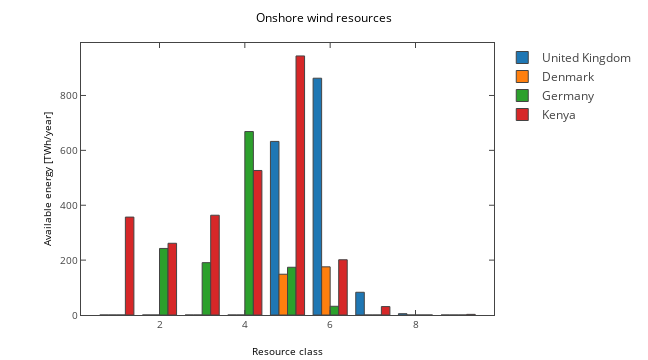

Source (notebook cell):
### Markdown cell above
This workbook run plotly in offline mode.

### Code cell
import plotly.plotly as py
import plotly.tools as tls
from plotly.offline import download_plotlyjs, init_notebook_mode, plot, iplot
init_notebook_mode(connected=True)

mpl_fig = plt.figure(figsize=(9,5))
ax = mpl_fig.add_subplot(111)
x=np.array(list(wind_res[countries[0]].keys()))
    
for i,country in enumerate(countries):
    y=wind_res[country].values()
    ax.bar(x,y,width=0.8)
ax.set_ylabel('Available energy [TWh/year]')
ax.set_xlabel('Resource class')
ax.set_title('Onshore wind resources')
plotly_fig = tls.mpl_to_plotly(mpl_fig)
for i,e in enumerate(plotly_fig['data']):
    e['name']=countries[i]
plotly_fig["layout"]["showlegend"] = True
plotly_fig["layout"]['hovermode']='x'
iplot(plotly_fig, filename='ons1')

### Figure 1 — Plotly figure (JSON) as saved in the notebook; plotly's stock layout.template omitted (floating-point values rounded to 4 significant figures)
{"data": [{"marker": {"color": "#1F77B4", "line": {"width": 1}}, "name": "United Kingdom", "opacity": 1, "orientation": "v", "type": "bar", "uid": "36b3ea12-cf47-11e8-97f8-b00594f12df5", "x": [1, 2, 3, 4, 5, 6, 7, 8, 9], "xaxis": "x", "y": [0, 0, 0, 0, 632.6, 862.9, 82.85, 4.77, 0], "yaxis": "y"}, {"marker": {"color": "#FF7F0E", "line": {"width": 1}}, "name": "Denmark", "opacity": 1, "orientation": "v", "type": "bar", "uid": "36b61178-cf47-11e8-bbef-b00594f12df5", "x": [1, 2, 3, 4, 5, 6, 7, 8, 9], "xaxis": "x", "y": [0, 0, 0, 0, 148.6, 175.5, 0, 0, 0], "yaxis": "y"}, {"marker": {"color": "#2CA02C", "line": {"width": 1}}, "name": "Germany", "opacity": 1, "orientation": "v", "type": "bar", "uid": "36b711d2-cf47-11e8-bc1a-b00594f12df5", "x": [1, 2, 3, 4, 5, 6, 7, 8, 9], "xaxis": "x", "y": [0, 242.5, 190.7, 668.5, 174.0, 31.79, 0, 0, 0], "yaxis": "y"}, {"marker": {"color": "#D62728", "line": {"width": 1}}, "name": "Kenya", "opacity": 1, "orientation": "v", "type": "bar", "uid": "36b937cc-cf47-11e8-93bf-b00594f12df5", "x": [1, 2, 3, 4, 5, 6, 7, 8, 9], "xaxis": "x", "y": [356.8, 261.4, 363.6, 526.7, 944.0, 201.3, 30.66, 0, 2.285], "yaxis": "y"}], "layout": {"autosize": false, "bargap": 0.2, "height": 360, "hovermode": "x", "margin": {"b": 45, "l": 81, "pad": 0, "r": 64, "t": 43}, "showlegend": true, "title": "Onshore wind resources", "titlefont": {"color": "#000000", "size": 12}, "width": 648, "xaxis": {"anchor": "y", "domain": [0, 1], "mirror": "ticks", "nticks": 6, "range": [0.16, 9.84], "showgrid": false, "showline": true, "side": "bottom", "tickfont": {"size": 10}, "ticks": "inside", "title": "Resource class", "titlefont": {"color": "#000000", "size": 10}, "type": "linear", "zeroline": false}, "yaxis": {"anchor": "x", "domain": [0, 1], "mirror": "ticks", "nticks": 6, "range": [0, 991.2], "showgrid": false, "showline": true, "side": "left", "tickfont": {"size": 10}, "ticks": "inside", "title": "Available energy [TWh/year]", "titlefont": {"color": "#000000", "size": 10}, "type": "linear", "zeroline": false}}}
